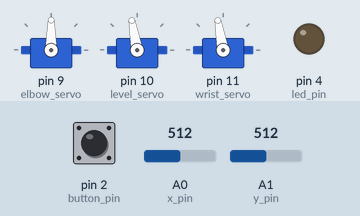
Bench run of a sketch on a simulated Arduino Uno, built with avr-gcc and run on an emulated ATmega328P. Shown: 3 × servo, output pins drawn as LEDs (lit = HIGH). The test bench sets the inputs (shaded band); at power-on: A0 (x_pin) = 512, A1 (y_pin) = 512, pin 2 (button_pin) HIGH.

Above: at 4.2 s.
4.3 s: A0 (x_pin) set to 558
5.8 s: A0 (x_pin) set to 581
At 8.6 s:
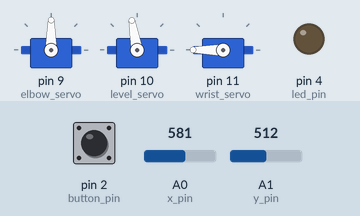
8.8 s: A1 (y_pin) set to 557
10.3 s: A1 (y_pin) set to 581
At 13.2 s:
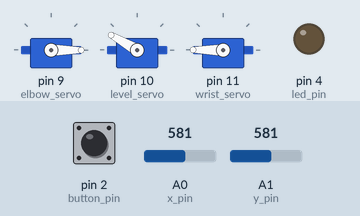
13.3 s: pin 2 (button_pin) pulled LOW for 0.15 s
At 13.95 s:
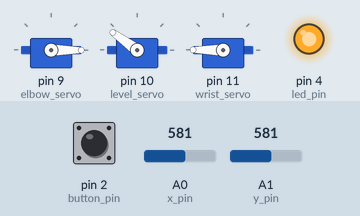
16.3 s: pin 2 (button_pin) pulled LOW for 1 s
At 19.3 s:
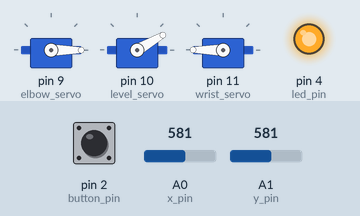
Timing chart, 0 to 20.6 s (numbered marks = the images above; inputs shaded):
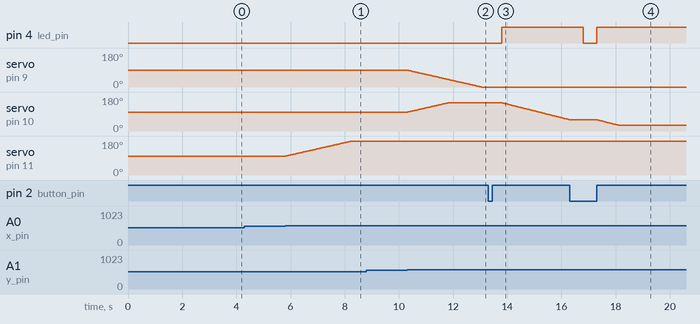

The sketch:

Joystick_Arm_Code_0.ino
```cpp
#include <Servo.h>

Servo elbow_servo;
Servo elbow_servo2;
Servo wrist_servo;
Servo level_servo;

//initiaties pins on arduino
const int button_pin = 2;
const int led_pin = 4;
const int x_pin = 0;
const int y_pin = 1;

int chicken = 0;
float elbow_angle = 90; //degrees
float elbow_angle_old = 90; //degrees
float wrist_angle = 90; //degrees
float wrist_angle_old = 90; //degrees
float level_angle = 90; //degrees
float level_angle_old = 90; //degrees
int button_new = 1;
int button_old = 1;
int elbow_tune = 0; //degrees
int elbow_tune2 = 0; //degrees
int level_tune = 10; //degrees
int wrist_tune = 10; //degrees

float x_velocity = 0;
float x_velocity_tune = 2; //tunes zeros of joystick
float y_velocity = 0;
float y_velocity_tune = -3; //tunes zeros of joystick
float global_velocity = 90;

int slow = 200; //slows speed of manipulator... similar to global_velocity

int loop_delay = 1; //mili second


void setup() {
  // put your setup code here, to run once:
  pinMode(button_pin, INPUT);
  pinMode(led_pin, OUTPUT);
  digitalWrite(button_pin, HIGH);
  Serial.begin(9600);

  elbow_servo.attach(9);
  level_servo.attach(10);
  wrist_servo.attach(11);

  //starting position of the manipulator
  elbow_servo.write(elbow_angle + elbow_tune);
  level_servo.write(180 - elbow_angle + level_tune);
  wrist_servo.write(wrist_angle + wrist_tune);

  delay(3000); //gives Devon time to do things before everything starts moving

}

void loop() {
//this section reads output of joystick and maps it to velocity
  x_velocity = map(analogRead(x_pin), 0, 1023, -global_velocity, global_velocity);
  y_velocity = map(analogRead(y_pin), 0, 1023, global_velocity, -global_velocity);

//this section disregards low velocities (less than 10% max).
//keeps the manipulator from creeping should the joystick have non-zero zeros
 if (y_velocity >= -(global_velocity/10) and y_velocity <= (global_velocity/10)){
    y_velocity = 0;
  }
  if (x_velocity >= -(global_velocity/10) and x_velocity <= (global_velocity/10)){
    x_velocity = 0;
  }

//determines protocol based on [if] auto-leveling (chicken) is desired
// [else] doesn't move the elbow servos
  if (chicken == 0){
    elbow_angle = elbow_angle_old + y_velocity/(slow);
    level_angle = level_angle_old - y_velocity/(slow);
    wrist_angle = wrist_angle_old + x_velocity/(slow);
  }
  else {
    level_angle = level_angle_old + y_velocity/(slow);
    wrist_angle = wrist_angle_old + x_velocity/(slow);
  }

//keeps the velocites from overshooting 0 or 180 degrees
  if (elbow_angle >= 180){
    elbow_angle = 180;
  }
  if (elbow_angle <= 0){
    elbow_angle = 0;
  }
  if (level_angle >= 140){
    level_angle = 140;
  }
  if (level_angle <= 20){
    level_angle = 20;
  }
  if (wrist_angle >= 180){
    wrist_angle = 180;
  }
  if (wrist_angle <= 0){
    wrist_angle = 0;
  }

//always want to write thh wrist_servo
  wrist_servo.write(wrist_angle + wrist_tune);

//determines protocol depending on [if] auto-leveling (chicken)
//[else] only moves leveling servo
  if (chicken == 0){
    elbow_servo.write(elbow_angle + elbow_tune);
    elbow_servo2.write(180 - elbow_angle + elbow_tune2); //second servo moves in opposite direction
    level_servo.write(level_angle + level_tune);
  }
  else {
    level_servo.write(level_angle + level_tune);
  }

  //Serial.println(elbow_angle);
  //Serial.println(level_angle);

//save new positions to change during the next loop
  elbow_angle_old = elbow_angle;
  level_angle_old = level_angle;
  wrist_angle_old = wrist_angle;

  delay(loop_delay); //delay to smooth the servo. Unnecessary?


  //-------------HOLD CODE Start------------------//
  button_new = digitalRead(button_pin);
  if (button_new == 0) {
    if (button_old == 1) {
      chicken = 1;
      button_old = 0;
    }
    else {
      chicken = 0;
      button_old = 1;
    }
    delay(500); //delays to prevent multiple loops registering and toggling clicking before a single physical click is completed
  }

//turns on LED to signal if in auto-leveling (chicken) mode
  if (chicken == 1) {
    digitalWrite(led_pin, HIGH);
  }
  else {
    digitalWrite(led_pin, LOW);
  }
  //-------------HOLD CODE End-------------------//

}
```

Measured:
- the behaviour switches between 568 and 569 on A0 (x_pin) (found by bisection; images 0 and 1)
- the behaviour switches between 568 and 569 on A1 (y_pin) (found by bisection; images 1 and 2)
- after the input at 4.3 s, every drawn part: stays the same
- after the input at 5.8 s, servo on pin 11 (wrist_servo): moves from 100° to 180° over 2.4 s, starting at once
- after the input at 8.8 s, every drawn part: stays the same
- after the input at 10.3 s, servo on pin 9 (elbow_servo): moves from 90° to 0° over 2.7 s, starting at once; servo on pin 10 (level_servo): moves from 100° to 150° over 1.5 s, starting at once
- after the input at 13.3 s, pin 4 (led_pin): LOW → HIGH after 0.50 s; servo on pin 10 (level_servo): moves from 150° to 60° over 2.5 s, starting after 0.50 s
- after the input at 16.3 s, pin 4 (led_pin): HIGH → LOW after 0.50 s, → HIGH 0.50 s later
